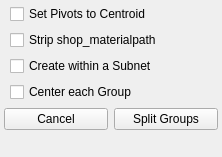
<?xml version="1.0" encoding="UTF-8"?>
<ui version="4.0">
 <class>MainWindow</class>
 <widget class="QMainWindow" name="MainWindow">
  <property name="geometry">
   <rect>
    <x>0</x>
    <y>0</y>
    <width>222</width>
    <height>157</height>
   </rect>
  </property>
  <property name="windowTitle">
   <string>Split by Prim Groups</string>
  </property>
  <widget class="QWidget" name="centralwidget">
   <layout class="QGridLayout" name="gridLayout">
    <property name="leftMargin">
     <number>4</number>
    </property>
    <property name="topMargin">
     <number>4</number>
    </property>
    <property name="rightMargin">
     <number>4</number>
    </property>
    <property name="bottomMargin">
     <number>4</number>
    </property>
    <property name="spacing">
     <number>8</number>
    </property>
    <item row="0" column="0">
     <layout class="QFormLayout" name="formLayout">
      <property name="horizontalSpacing">
       <number>6</number>
      </property>
      <property name="verticalSpacing">
       <number>6</number>
      </property>
      <item row="5" column="0" colspan="2">
       <layout class="QHBoxLayout" name="horizontalLayout">
        <item>
         <widget class="QPushButton" name="pushButton">
          <property name="text">
           <string>Cancel</string>
          </property>
         </widget>
        </item>
        <item>
         <widget class="QPushButton" name="pushButton_2">
          <property name="text">
           <string>Split Groups</string>
          </property>
         </widget>
        </item>
       </layout>
      </item>
      <item row="0" column="1">
       <widget class="QCheckBox" name="checkBox">
        <property name="toolTip">
         <string>Sets the Pivot Point of the group to its bounding box center.</string>
        </property>
        <property name="text">
         <string>Set Pivots to Centroid</string>
        </property>
       </widget>
      </item>
      <item row="1" column="1">
       <widget class="QCheckBox" name="checkBox_2">
        <property name="toolTip">
         <string>Strips the shop_materialpath primitive attribute</string>
        </property>
        <property name="text">
         <string>Strip shop_materialpath</string>
        </property>
       </widget>
      </item>
      <item row="2" column="1">
       <widget class="QCheckBox" name="checkBox_3">
        <property name="toolTip">
         <string>Creates a subnet where all the parts are put inside</string>
        </property>
        <property name="text">
         <string>Create within a Subnet</string>
        </property>
       </widget>
      </item>
      <item row="3" column="1">
       <widget class="QCheckBox" name="checkBox_4">
        <property name="toolTip">
         <string>Centers each group.</string>
        </property>
        <property name="text">
         <string>Center each Group</string>
        </property>
       </widget>
      </item>
     </layout>
    </item>
   </layout>
  </widget>
 </widget>
 <resources/>
 <connections/>
</ui>
